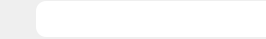
<?xml version="1.0" encoding="UTF-8"?>
<ui version="4.0">
 <class>ToDoListItem</class>
 <widget class="QWidget" name="ToDoListItem">
  <property name="geometry">
   <rect>
    <x>0</x>
    <y>0</y>
    <width>266</width>
    <height>39</height>
   </rect>
  </property>
  <property name="minimumSize">
   <size>
    <width>0</width>
    <height>39</height>
   </size>
  </property>
  <property name="maximumSize">
   <size>
    <width>16777215</width>
    <height>39</height>
   </size>
  </property>
  <property name="contextMenuPolicy">
   <enum>Qt::NoContextMenu</enum>
  </property>
  <property name="acceptDrops">
   <bool>false</bool>
  </property>
  <property name="windowTitle">
   <string>Form</string>
  </property>
  <property name="windowIcon">
   <iconset theme="lock">
    <normaloff>.</normaloff>.</iconset>
  </property>
  <property name="windowOpacity">
   <double>10.000000000000000</double>
  </property>
  <property name="styleSheet">
   <string notr="true">border-top-left-radius:10px;
border-bottom-left-radius:10px;</string>
  </property>
  <layout class="QHBoxLayout" name="horizontalLayout">
   <property name="spacing">
    <number>0</number>
   </property>
   <property name="leftMargin">
    <number>0</number>
   </property>
   <property name="topMargin">
    <number>0</number>
   </property>
   <property name="rightMargin">
    <number>0</number>
   </property>
   <property name="bottomMargin">
    <number>0</number>
   </property>
   <item>
    <widget class="QPushButton" name="choose">
     <property name="minimumSize">
      <size>
       <width>36</width>
       <height>36</height>
      </size>
     </property>
     <property name="maximumSize">
      <size>
       <width>36</width>
       <height>36</height>
      </size>
     </property>
     <property name="styleSheet">
      <string notr="true">border-top-left-radius:10px;
border-bottom-left-radius:10px;</string>
     </property>
     <property name="text">
      <string/>
     </property>
     <property name="icon">
      <iconset>
       <activeoff>:/resource/unChoose.svg</activeoff>
       <selectedoff>:/resource/unChoose.svg</selectedoff>
       <selectedon>:/resource/choose.svg</selectedon>
      </iconset>
     </property>
     <property name="iconSize">
      <size>
       <width>17</width>
       <height>17</height>
      </size>
     </property>
     <property name="flat">
      <bool>true</bool>
     </property>
    </widget>
   </item>
   <item>
    <widget class="QLineEdit" name="dataLine">
     <property name="minimumSize">
      <size>
       <width>230</width>
       <height>36</height>
      </size>
     </property>
     <property name="maximumSize">
      <size>
       <width>16777215</width>
       <height>36</height>
      </size>
     </property>
     <property name="font">
      <font>
       <family>Adobe 黑体 Std R</family>
      </font>
     </property>
     <property name="styleSheet">
      <string notr="true">border-color: rgb(0, 0, 0);</string>
     </property>
     <property name="text">
      <string/>
     </property>
     <property name="maxLength">
      <number>64</number>
     </property>
     <property name="frame">
      <bool>false</bool>
     </property>
     <property name="dragEnabled">
      <bool>true</bool>
     </property>
    </widget>
   </item>
  </layout>
 </widget>
 <resources/>
 <connections/>
</ui>
